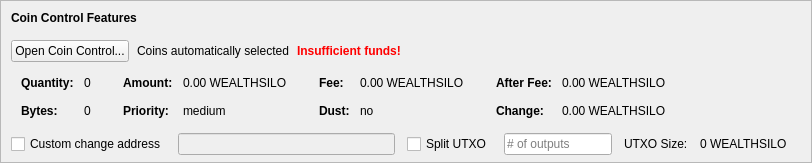
    <widget class="QFrame" name="frameCoinControl">
     <property name="sizePolicy">
      <sizepolicy hsizetype="Expanding" vsizetype="Expanding">
       <horstretch>0</horstretch>
       <verstretch>0</verstretch>
      </sizepolicy>
     </property>
     <property name="maximumSize">
      <size>
       <width>16777215</width>
       <height>16777215</height>
      </size>
     </property>
     <property name="frameShape">
      <enum>QFrame::StyledPanel</enum>
     </property>
     <property name="frameShadow">
      <enum>QFrame::Sunken</enum>
     </property>
     <layout class="QVBoxLayout" name="verticalLayoutCoinControl2">
      <property name="spacing">
       <number>0</number>
      </property>
      <property name="leftMargin">
       <number>0</number>
      </property>
      <property name="topMargin">
       <number>0</number>
      </property>
      <property name="rightMargin">
       <number>0</number>
      </property>
      <property name="bottomMargin">
       <number>6</number>
      </property>
      <item>
       <layout class="QVBoxLayout" name="verticalLayoutCoinControl" stretch="0,0,0,0,1">
        <property name="spacing">
         <number>0</number>
        </property>
        <property name="leftMargin">
         <number>10</number>
        </property>
        <property name="topMargin">
         <number>10</number>
        </property>
        <item>
         <layout class="QHBoxLayout" name="horizontalLayoutCoinControl1">
          <property name="bottomMargin">
           <number>15</number>
          </property>
          <item>
           <widget class="QLabel" name="labelCoinControlFeatures">
            <property name="sizePolicy">
             <sizepolicy hsizetype="Preferred" vsizetype="Maximum">
              <horstretch>0</horstretch>
              <verstretch>0</verstretch>
             </sizepolicy>
            </property>
            <property name="font">
             <font>
              <weight>75</weight>
              <bold>true</bold>
             </font>
            </property>
            <property name="styleSheet">
             <string notr="true">font-weight:bold;</string>
            </property>
            <property name="text">
             <string>Coin Control Features</string>
            </property>
           </widget>
          </item>
         </layout>
        </item>
        <item>
         <layout class="QHBoxLayout" name="horizontalLayoutCoinControl2" stretch="0,0,0,0">
          <property name="spacing">
           <number>8</number>
          </property>
          <property name="bottomMargin">
           <number>10</number>
          </property>
          <item>
           <widget class="QPushButton" name="pushButtonCoinControl">
            <property name="styleSheet">
             <string notr="true"/>
            </property>
            <property name="text">
             <string>Open Coin Control...</string>
            </property>
            <property name="autoDefault">
             <bool>false</bool>
            </property>
           </widget>
          </item>
          <item>
           <widget class="QLabel" name="labelCoinControlAutomaticallySelected">
            <property name="text">
             <string>Coins automatically selected</string>
            </property>
            <property name="margin">
             <number>5</number>
            </property>
           </widget>
          </item>
          <item>
           <widget class="QLabel" name="labelCoinControlInsuffFunds">
            <property name="font">
             <font>
              <weight>75</weight>
              <bold>true</bold>
             </font>
            </property>
            <property name="styleSheet">
             <string notr="true">color:red;font-weight:bold;</string>
            </property>
            <property name="text">
             <string>Insufficient funds!</string>
            </property>
            <property name="margin">
             <number>5</number>
            </property>
           </widget>
          </item>
          <item>
           <spacer name="horizontalSpacerCoinControl">
            <property name="orientation">
             <enum>Qt::Horizontal</enum>
            </property>
            <property name="sizeHint" stdset="0">
             <size>
              <width>40</width>
              <height>1</height>
             </size>
            </property>
           </spacer>
          </item>
         </layout>
        </item>
        <item>
         <widget class="QWidget" name="widgetCoinControl" native="true">
          <property name="sizePolicy">
           <sizepolicy hsizetype="Preferred" vsizetype="Preferred">
            <horstretch>0</horstretch>
            <verstretch>0</verstretch>
           </sizepolicy>
          </property>
          <property name="minimumSize">
           <size>
            <width>0</width>
            <height>0</height>
           </size>
          </property>
          <property name="styleSheet">
           <string notr="true"/>
          </property>
          <layout class="QHBoxLayout" name="horizontalLayoutCoinControl5">
           <property name="leftMargin">
            <number>0</number>
           </property>
           <property name="topMargin">
            <number>0</number>
           </property>
           <property name="rightMargin">
            <number>0</number>
           </property>
           <property name="bottomMargin">
            <number>0</number>
           </property>
           <item>
            <layout class="QHBoxLayout" name="horizontalLayoutCoinControl3" stretch="0,0,0,1">
             <property name="spacing">
              <number>20</number>
             </property>
             <property name="topMargin">
              <number>0</number>
             </property>
             <property name="bottomMargin">
              <number>10</number>
             </property>
             <item>
              <layout class="QFormLayout" name="formLayoutCoinControl1">
               <property name="horizontalSpacing">
                <number>10</number>
               </property>
               <property name="verticalSpacing">
                <number>14</number>
               </property>
               <property name="leftMargin">
                <number>10</number>
               </property>
               <property name="topMargin">
                <number>4</number>
               </property>
               <property name="rightMargin">
                <number>6</number>
               </property>
               <item row="0" column="0">
                <widget class="QLabel" name="labelCoinControlQuantityText">
                 <property name="font">
                  <font>
                   <weight>75</weight>
                   <bold>true</bold>
                  </font>
                 </property>
                 <property name="text">
                  <string>Quantity:</string>
                 </property>
                 <property name="margin">
                  <number>0</number>
                 </property>
                </widget>
               </item>
               <item row="0" column="1">
                <widget class="QLabel" name="labelCoinControlQuantity">
                 <property name="cursor">
                  <cursorShape>IBeamCursor</cursorShape>
                 </property>
                 <property name="contextMenuPolicy">
                  <enum>Qt::ActionsContextMenu</enum>
                 </property>
                 <property name="text">
                  <string notr="true">0</string>
                 </property>
                 <property name="margin">
                  <number>0</number>
                 </property>
                 <property name="textInteractionFlags">
                  <set>Qt::LinksAccessibleByMouse|Qt::TextSelectableByKeyboard|Qt::TextSelectableByMouse</set>
                 </property>
                </widget>
               </item>
               <item row="1" column="0">
                <widget class="QLabel" name="labelCoinControlBytesText">
                 <property name="font">
                  <font>
                   <weight>75</weight>
                   <bold>true</bold>
                  </font>
                 </property>
                 <property name="text">
                  <string>Bytes:</string>
                 </property>
                </widget>
               </item>
               <item row="1" column="1">
                <widget class="QLabel" name="labelCoinControlBytes">
                 <property name="cursor">
                  <cursorShape>IBeamCursor</cursorShape>
                 </property>
                 <property name="contextMenuPolicy">
                  <enum>Qt::ActionsContextMenu</enum>
                 </property>
                 <property name="text">
                  <string notr="true">0</string>
                 </property>
                 <property name="textInteractionFlags">
                  <set>Qt::LinksAccessibleByMouse|Qt::TextSelectableByKeyboard|Qt::TextSelectableByMouse</set>
                 </property>
                </widget>
               </item>
              </layout>
             </item>
             <item>
              <layout class="QFormLayout" name="formLayoutCoinControl2">
               <property name="horizontalSpacing">
                <number>10</number>
               </property>
               <property name="verticalSpacing">
                <number>14</number>
               </property>
               <property name="leftMargin">
                <number>6</number>
               </property>
               <property name="topMargin">
                <number>4</number>
               </property>
               <property name="rightMargin">
                <number>6</number>
               </property>
               <item row="0" column="0">
                <widget class="QLabel" name="labelCoinControlAmountText">
                 <property name="font">
                  <font>
                   <weight>75</weight>
                   <bold>true</bold>
                  </font>
                 </property>
                 <property name="text">
                  <string>Amount:</string>
                 </property>
                 <property name="margin">
                  <number>0</number>
                 </property>
                </widget>
               </item>
               <item row="0" column="1">
                <widget class="QLabel" name="labelCoinControlAmount">
                 <property name="cursor">
                  <cursorShape>IBeamCursor</cursorShape>
                 </property>
                 <property name="contextMenuPolicy">
                  <enum>Qt::ActionsContextMenu</enum>
                 </property>
                 <property name="text">
                  <string notr="true">0.00 WEALTHSILO</string>
                 </property>
                 <property name="textInteractionFlags">
                  <set>Qt::LinksAccessibleByMouse|Qt::TextSelectableByKeyboard|Qt::TextSelectableByMouse</set>
                 </property>
                </widget>
               </item>
               <item row="1" column="0">
                <widget class="QLabel" name="labelCoinControlPriorityText">
                 <property name="font">
                  <font>
                   <weight>75</weight>
                   <bold>true</bold>
                  </font>
                 </property>
                 <property name="text">
                  <string>Priority:</string>
                 </property>
                </widget>
               </item>
               <item row="1" column="1">
                <widget class="QLabel" name="labelCoinControlPriority">
                 <property name="cursor">
                  <cursorShape>IBeamCursor</cursorShape>
                 </property>
                 <property name="contextMenuPolicy">
                  <enum>Qt::ActionsContextMenu</enum>
                 </property>
                 <property name="text">
                  <string>medium</string>
                 </property>
                 <property name="textInteractionFlags">
                  <set>Qt::LinksAccessibleByMouse|Qt::TextSelectableByKeyboard|Qt::TextSelectableByMouse</set>
                 </property>
                </widget>
               </item>
              </layout>
             </item>
             <item>
              <layout class="QFormLayout" name="formLayoutCoinControl3">
               <property name="horizontalSpacing">
                <number>10</number>
               </property>
               <property name="verticalSpacing">
                <number>14</number>
               </property>
               <property name="leftMargin">
                <number>6</number>
               </property>
               <property name="topMargin">
                <number>4</number>
               </property>
               <property name="rightMargin">
                <number>6</number>
               </property>
               <item row="0" column="0">
                <widget class="QLabel" name="labelCoinControlFeeText">
                 <property name="font">
                  <font>
                   <weight>75</weight>
                   <bold>true</bold>
                  </font>
                 </property>
                 <property name="text">
                  <string>Fee:</string>
                 </property>
                 <property name="margin">
                  <number>0</number>
                 </property>
                </widget>
               </item>
               <item row="0" column="1">
                <widget class="QLabel" name="labelCoinControlFee">
                 <property name="cursor">
                  <cursorShape>IBeamCursor</cursorShape>
                 </property>
                 <property name="contextMenuPolicy">
                  <enum>Qt::ActionsContextMenu</enum>
                 </property>
                 <property name="text">
                  <string notr="true">0.00 WEALTHSILO</string>
                 </property>
                 <property name="textInteractionFlags">
                  <set>Qt::LinksAccessibleByMouse|Qt::TextSelectableByKeyboard|Qt::TextSelectableByMouse</set>
                 </property>
                </widget>
               </item>
               <item row="1" column="0">
                <widget class="QLabel" name="labelCoinControlLowOutputText">
                 <property name="font">
                  <font>
                   <weight>75</weight>
                   <bold>true</bold>
                  </font>
                 </property>
                 <property name="text">
                  <string>Dust:</string>
                 </property>
                </widget>
               </item>
               <item row="1" column="1">
                <widget class="QLabel" name="labelCoinControlLowOutput">
                 <property name="cursor">
                  <cursorShape>IBeamCursor</cursorShape>
                 </property>
                 <property name="contextMenuPolicy">
                  <enum>Qt::ActionsContextMenu</enum>
                 </property>
                 <property name="text">
                  <string>no</string>
                 </property>
                 <property name="textInteractionFlags">
                  <set>Qt::LinksAccessibleByMouse|Qt::TextSelectableByKeyboard|Qt::TextSelectableByMouse</set>
                 </property>
                </widget>
               </item>
              </layout>
             </item>
             <item>
              <layout class="QFormLayout" name="formLayoutCoinControl4">
               <property name="horizontalSpacing">
                <number>10</number>
               </property>
               <property name="verticalSpacing">
                <number>14</number>
               </property>
               <property name="leftMargin">
                <number>6</number>
               </property>
               <property name="topMargin">
                <number>4</number>
               </property>
               <property name="rightMargin">
                <number>6</number>
               </property>
               <item row="0" column="0">
                <widget class="QLabel" name="labelCoinControlAfterFeeText">
                 <property name="font">
                  <font>
                   <weight>75</weight>
                   <bold>true</bold>
                  </font>
                 </property>
                 <property name="text">
                  <string>After Fee:</string>
                 </property>
                 <property name="margin">
                  <number>0</number>
                 </property>
                </widget>
               </item>
               <item row="0" column="1">
                <widget class="QLabel" name="labelCoinControlAfterFee">
                 <property name="cursor">
                  <cursorShape>IBeamCursor</cursorShape>
                 </property>
                 <property name="contextMenuPolicy">
                  <enum>Qt::ActionsContextMenu</enum>
                 </property>
                 <property name="text">
                  <string notr="true">0.00 WEALTHSILO</string>
                 </property>
                 <property name="textInteractionFlags">
                  <set>Qt::LinksAccessibleByMouse|Qt::TextSelectableByKeyboard|Qt::TextSelectableByMouse</set>
                 </property>
                </widget>
               </item>
               <item row="1" column="0">
                <widget class="QLabel" name="labelCoinControlChangeText">
                 <property name="font">
                  <font>
                   <weight>75</weight>
                   <bold>true</bold>
                  </font>
                 </property>
                 <property name="text">
                  <string>Change:</string>
                 </property>
                </widget>
               </item>
               <item row="1" column="1">
                <widget class="QLabel" name="labelCoinControlChange">
                 <property name="cursor">
                  <cursorShape>IBeamCursor</cursorShape>
                 </property>
                 <property name="contextMenuPolicy">
                  <enum>Qt::ActionsContextMenu</enum>
                 </property>
                 <property name="text">
                  <string notr="true">0.00 WEALTHSILO</string>
                 </property>
                 <property name="textInteractionFlags">
                  <set>Qt::LinksAccessibleByMouse|Qt::TextSelectableByKeyboard|Qt::TextSelectableByMouse</set>
                 </property>
                </widget>
               </item>
              </layout>
             </item>
            </layout>
           </item>
          </layout>
         </widget>
        </item>
        <item>
         <layout class="QHBoxLayout" name="horizontalLayoutCoinControl4" stretch="0,0,0,0,0,0,0">
          <property name="spacing">
           <number>12</number>
          </property>
          <property name="sizeConstraint">
           <enum>QLayout::SetDefaultConstraint</enum>
          </property>
          <property name="topMargin">
           <number>5</number>
          </property>
          <property name="rightMargin">
           <number>5</number>
          </property>
          <item>
           <widget class="QCheckBox" name="checkBoxCoinControlChange">
            <property name="toolTip">
             <string>If this is activated, but the change address is empty or invalid, change will be sent to a newly generated address.</string>
            </property>
            <property name="text">
             <string>Custom change address</string>
            </property>
           </widget>
          </item>
          <item>
           <widget class="QValidatedLineEdit" name="lineEditCoinControlChange">
            <property name="enabled">
             <bool>false</bool>
            </property>
            <property name="sizePolicy">
             <sizepolicy hsizetype="Expanding" vsizetype="Fixed">
              <horstretch>0</horstretch>
              <verstretch>0</verstretch>
             </sizepolicy>
            </property>
           </widget>
          </item>
          <item>
           <widget class="QCheckBox" name="splitBlockCheckBox">
            <property name="text">
             <string>Split UTXO</string>
            </property>
           </widget>
          </item>
          <item>
           <widget class="QLineEdit" name="splitBlockLineEdit">
            <property name="sizePolicy">
             <sizepolicy hsizetype="Fixed" vsizetype="Fixed">
              <horstretch>50</horstretch>
              <verstretch>0</verstretch>
             </sizepolicy>
            </property>
            <property name="placeholderText">
             <string># of outputs</string>
            </property>
           </widget>
          </item>
          <item>
           <widget class="QLabel" name="labelBlockSizeText">
            <property name="text">
             <string>UTXO Size:</string>
            </property>
           </widget>
          </item>
          <item>
           <widget class="QLabel" name="labelBlockSize">
            <property name="text">
             <string>0 WEALTHSILO</string>
            </property>
           </widget>
          </item>
          <item>
           <widget class="QLabel" name="labelCoinControlChangeLabel">
            <property name="sizePolicy">
             <sizepolicy hsizetype="Preferred" vsizetype="Expanding">
              <horstretch>0</horstretch>
              <verstretch>0</verstretch>
             </sizepolicy>
            </property>
            <property name="minimumSize">
             <size>
              <width>0</width>
              <height>0</height>
             </size>
            </property>
            <property name="text">
             <string/>
            </property>
            <property name="margin">
             <number>3</number>
            </property>
           </widget>
          </item>
         </layout>
        </item>
        <item>
         <spacer name="verticalSpacerCoinControl">
          <property name="orientation">
           <enum>Qt::Vertical</enum>
          </property>
          <property name="sizeHint" stdset="0">
           <size>
            <width>800</width>
            <height>1</height>
           </size>
          </property>
         </spacer>
        </item>
       </layout>
      </item>
     </layout>
    </widget>
